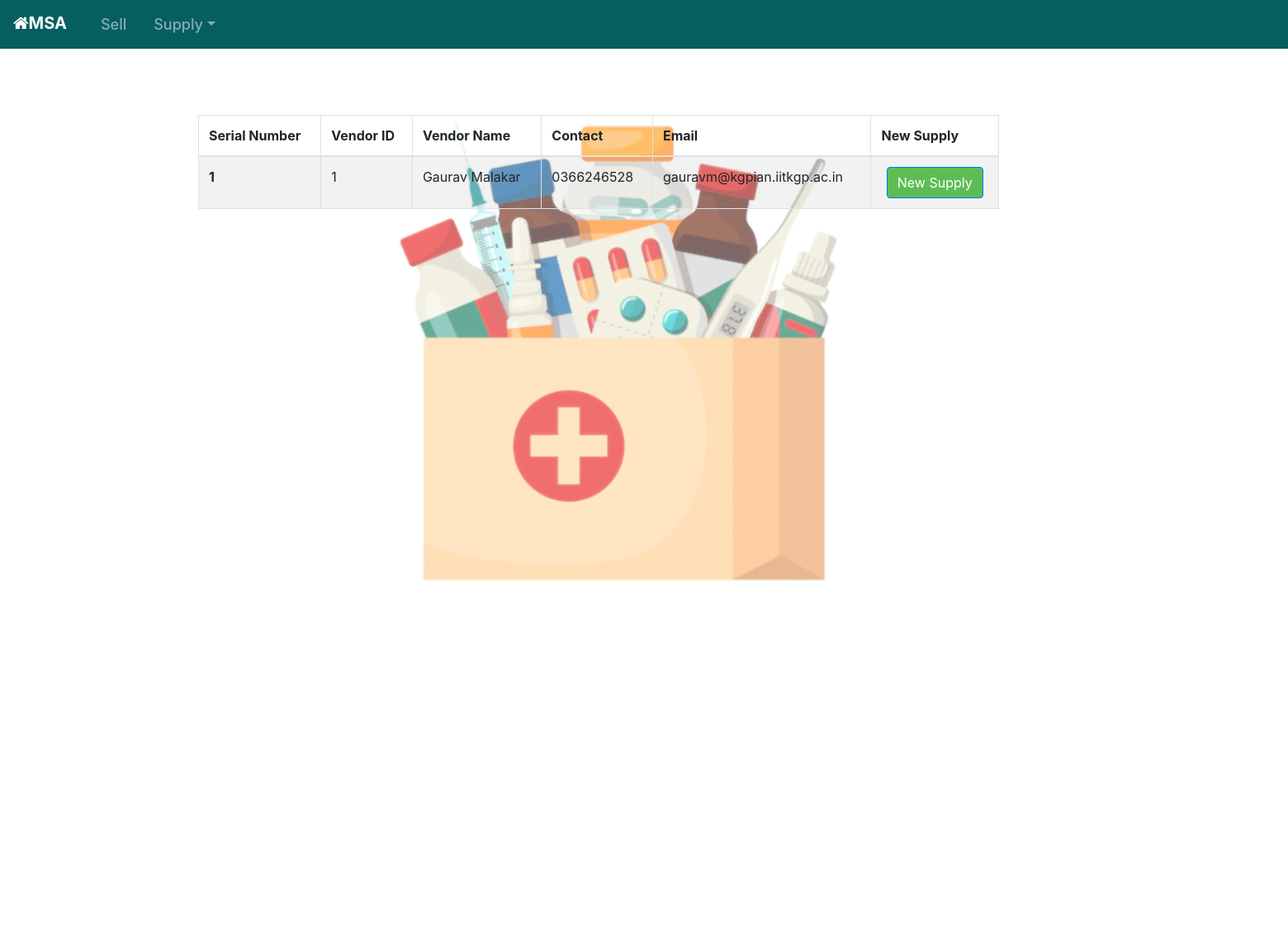
Screenshot of /newsupply (signed in) with the database file from the repository.
### shop/models.py (models this page shows, shortened)
class Vendor(models.Model):
    name = models.CharField(max_length=100, blank=False)
    address = models.CharField(max_length=500, blank=False)
    phone_regex = RegexValidator(
        regex=r'^(?:\s+|)((0|(?:(\+|)91))(?:\s|-)*(?:(?:\d(?:\s|-)*\d{9})|(?:\d{2}(?:\s|-)*\d{8})|(?:\d{3}(?:\s|-)*\d{7}))|\d{10})(?:\s+|)', message=("Phone Number is not valid"))
    phone = models.CharField(max_length=14, blank=False, validators=[phone_regex] )
    email = models.EmailField(blank=False)

### shop/supply.py (the view)
# urls.py: path('newsupply', supply.newsupply, name='newsupply'),
def newsupply(request):
    vendors = Vendor.objects
    context = {'vendors': vendors}
    return render(request, 'newsupply.html', context)

### shop/templates/newsupply.html (shortened to what this page needs)
{% extends 'base.html' %}
{% block content %}
<div  class ="abcd" style=" height: 1000px; width: 1000px; background-image: url('../static/imgs/transmedimg.png'); background-repeat: no-repeat; background-position: 250px 0px; ">
<div class="container">
  <div class="row">
    <div class="col-12">
      <table class="table table-bordered table-striped table-hover ">
        <thead>
          <tr>
            <th scope="col">Serial Number</th>
            <th scope="col">Vendor ID</th>
            <th scope="col">Vendor Name</th>
            <th scope="col">Contact</th>
            <th scope="col">Email</th>
            <th scope="col">New Supply</th>
          </tr>
        </thead>
        <tbody>
          {% for vendor in vendors.all %}
          <tr>
            <th scope="row">{{ forloop.counter }}</th>
            <td>{{ vendor.id }}</td>
            <td>{{ vendor.name }}</td>
            <td>{{ vendor.phone }}</td>
            <td>{{ vendor.email }}</td>
            <td align="center">
              <form method="get" action="{% url 'newsupplymed' vendor.id %}">
                <button type="submit" class="btn btn-primary" style="background-color: rgba(25, 165, 12, 0.685);">
                  New Supply
                </button>
              </form>
            </td>
          </tr>
          {% endfor %}
        </tbody>
      </table>
    </div>
  </div>
</div>
</div>
{% endblock %}

### shop/templates/base.html (style rules this page uses)
:root { --backgroundColor: rgba(246, 241, 209); --colorShadeA: rgb(42, 134, 94); --colorShadeB: rgb(95, 184, 142); --colorShadeC: rgb(110, 233, 178); --colorShadeD: rgb(136, 230, 186); --colorShadeE: rgb(145, 248, 200); --colorShadeF: rgb(84, 214, 158); }

### rows the page displays
Vendor: id "1", name "Gaurav Malakar", phone "0366246528", email "gauravm@kgpian.iitkgp.ac.in"
